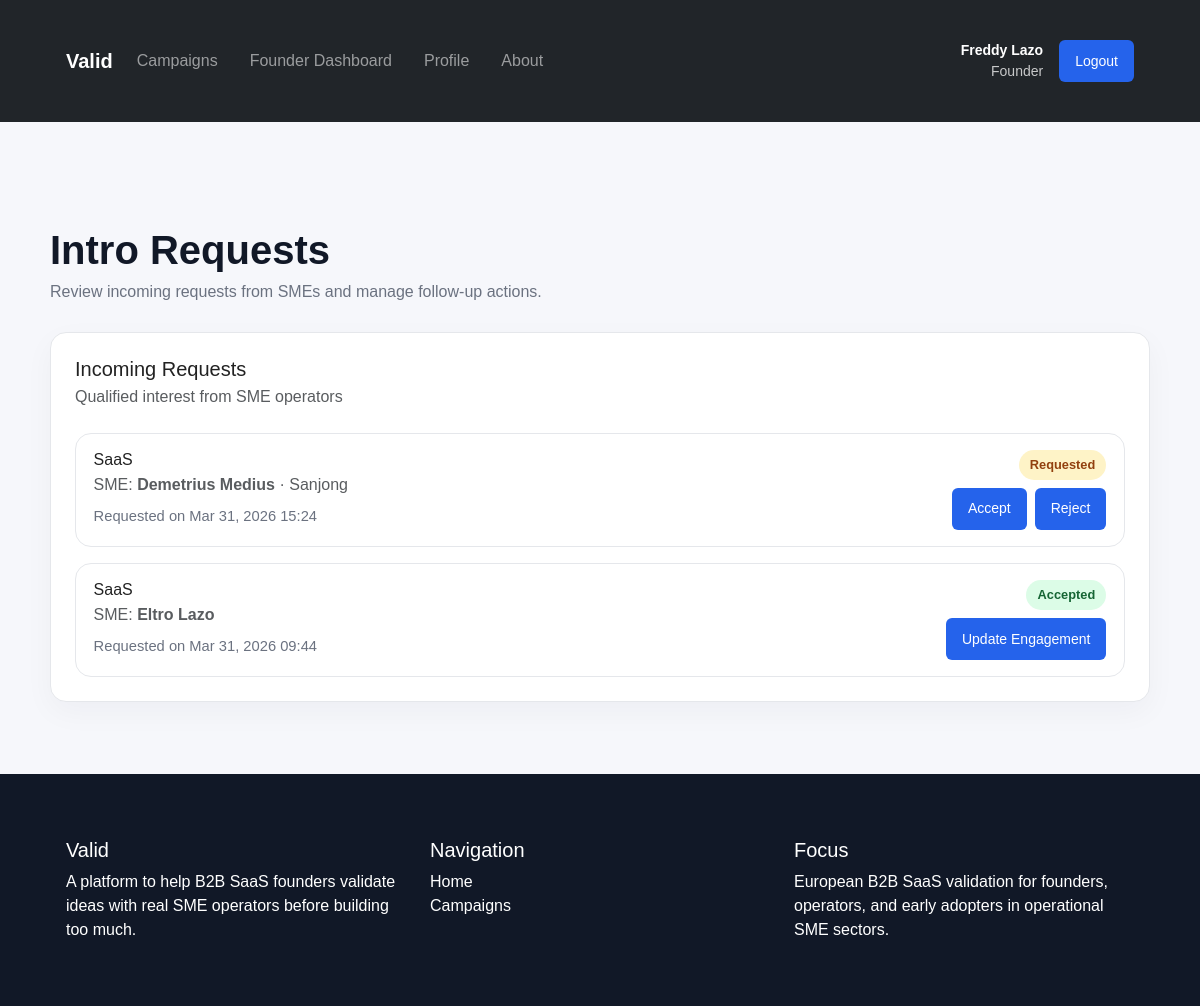
Page /valid/founder/intro-requests/ (signed in) on the committed database.
### account/models.py (models this page shows, shortened)
class Profile(models.Model):
    user = models.OneToOneField(
        settings.AUTH_USER_MODEL,
        on_delete=models.CASCADE,
        related_name="profile",
    )
    role = models.CharField(max_length=20, choices=UserRole.choices)
    company_name = models.CharField(max_length=255, blank=True)
    industry = models.CharField(max_length=100, blank=True)
    country = models.CharField(max_length=100, blank=True)
    company_size = models.CharField(max_length=50, blank=True)
    job_title = models.CharField(max_length=100, blank=True)
    pain_points = models.TextField(blank=True)

### campaign/models.py (models this page shows, shortened)
class IntroRequest(models.Model):
    campaign = models.ForeignKey(
        Campaign,
        on_delete=models.CASCADE,
        related_name="intro_requests",
    )
    sme_user = models.ForeignKey(
        settings.AUTH_USER_MODEL,
        on_delete=models.CASCADE,
        related_name="intro_requests",
    )
    status = models.CharField(
        max_length=20,
        choices=IntroRequestStatus.choices,
        default=IntroRequestStatus.REQUESTED,
    )
    requested_at = models.DateTimeField(auto_now_add=True)
    class Meta:
        unique_together = ("campaign", "sme_user")
        ordering = ["-requested_at"]

class Campaign(models.Model):
    founder = models.ForeignKey(
        settings.AUTH_USER_MODEL,
        on_delete=models.CASCADE,
        related_name="campaigns",
    )
    title = models.CharField(max_length=255)
    problem_summary = models.TextField()
    solution_summary = models.TextField()
    target_industry = models.CharField(
        max_length=50,
        choices=CampaignIndustry.choices,
    )
    target_role = models.CharField(
        max_length=50,
        choices=CampaignTargetRole.choices,
    )
    target_company_size = models.CharField(
        max_length=50,
        choices=CampaignCompanySize.choices,
    )
    target_market = models.CharField(max_length=100, blank=True)
    validation_goal_type = models.CharField(
        max_length=50,
        choices=CampaignValidationGoal.choices,
    )
    validation_goal_count = models.PositiveIntegerField(default=1)
    pilot_offer_summary = models.TextField(blank=True)
    status = models.CharField(
        max_length=20,
        choices=CampaignStatus.choices,
        default=CampaignStatus.PENDING_REVIEW,
    )
    campaign_image = models.ImageField(upload_to="campaign_visuals/", blank=True, null=True)
    created_at = models.DateTimeField(auto_now_add=True)
    updated_at = models.DateTimeField(auto_now=True)
    class Meta:
        ordering = ["-created_at"]

### campaign/views.py (the view)
# urls.py: path("founder/intro-requests/", founder_intro_request_list, name="founder_intro_request_list"),
@login_required
def founder_intro_request_list(request):
    if not is_founder(request.user):
        return HttpResponseForbidden("Only founders can access this page.")
    intro_requests = (
        IntroRequest.objects.filter(campaign__founder=request.user)
        .select_related("campaign", "sme_user", "sme_user__profile")
        .order_by("-requested_at")
    )
    return render(
        request,
        "campaign/founder/intro_request_list.html",
        {"intro_requests": intro_requests},
    )

### campaign/views.py (called while the page is built)
def is_founder(user):
    return (
        user.is_authenticated
        and hasattr(user, "profile")
        and user.profile.role == "founder"
    )

### campaign/templates/campaign/founder/intro_request_list.html (shortened to what this page needs)
{% extends "campaign/base.html" %}
{% block content %}
<div class="container page-shell">
    <div class="page-header">
        <h1>Intro Requests</h1>
        <p>Review incoming requests from SMEs and manage follow-up actions.</p>
    </div>
    <div class="section-card">
        <div class="card-body">
            <div class="d-flex justify-content-between align-items-center mb-4 flex-wrap gap-2">
                <div>
                    <h2 class="h5 mb-1">Incoming Requests</h2>
                    <p class="text-muted mb-0">Qualified interest from SME operators</p>
                </div>
            </div>
            <div class="content-stack">
                {% for intro_request in intro_requests %}
                    <div class="list-item-card">
                        <div class="d-flex justify-content-between align-items-start flex-wrap gap-3">
                            <div>
                                <h3 class="h6 mb-1">{{ intro_request.campaign.title }}</h3>
                                <p class="mb-2 text-muted">
                                    SME:
                                    <strong>
                                        {{ intro_request.sme_user.get_full_name|default:intro_request.sme_user.username }}
                                    </strong>
                                    {% if intro_request.sme_user.profile.company_name %}
                                        · {{ intro_request.sme_user.profile.company_name }}
                                    {% endif %}
                                </p>
                                <div class="list-meta">
                                    Requested on {{ intro_request.requested_at|date:"M d, Y H:i" }}
                                </div>
                            </div>
                            <div class="text-md-end">
                                <div class="mb-2">
                                    <span class="status-badge status-{{ intro_request.status }}">
                                        {{ intro_request.status }}
                                    </span>
                                </div>
                                <div class="d-flex gap-2 flex-wrap justify-content-md-end">
                                    {% if intro_request.status == "requested" %}
                                        <a class="btn btn-sm btn-outline-success" href="{% url 'founder_intro_request_update' intro_request.id 'accepted' %}">
                                            Accept
                                        </a>
                                        <a class="btn btn-sm btn-outline-danger" href="{% url 'founder_intro_request_update' intro_request.id 'rejected' %}">
                                            Reject
                                        </a>
                                    {% elif intro_request.status == "accepted" %}
                                        <a class="btn btn-sm btn-outline-primary" href="{% url 'founder_engagement_update' intro_request.id %}">
                                            Update Engagement
                                        </a>
                                    {% endif %}
                                </div>
                            </div>
                        </div>
                    </div>
                {% empty %}
                    <div class="empty-state">
                        No intro requests yet.
                    </div>
                {% endfor %}
            </div>
        </div>
    </div>
</div>
{% endblock %}

### campaign/templates/campaign/base.html (shortened to what this page needs)
{% load static %}
<!DOCTYPE html>
<html lang="en">
<head>
    <link
        href="https://cdn.jsdelivr.net/npm/bootstrap@5.3.3/dist/css/bootstrap.min.css"
        rel="stylesheet">
    <link href="{% static "css/valid.css" %}" rel="stylesheet">
</head>
<body >
<nav class="navbar navbar-expand-lg navbar-dark bg-dark sticky-top">
    <div class="container">
        <a class="navbar-brand fw-bold" href="{% url 'home' %}">Valid</a>
        <div class="collapse navbar-collapse" id="mainNav">
            <ul class="navbar-nav me-auto mb-2 mb-lg-0">
                <li class="nav-item">
                    <a class="nav-link" href="{% url 'campaign_list' %}">Campaigns</a>
                </li>
                {% if user.is_authenticated %}
                    {% if user.profile.role == 'founder' %}
                        <li class="nav-item">
                            <a class="nav-link" href="{% url 'founder_dashboard' %}">Founder Dashboard</a>
                        </li>
                    {% elif user.profile.role == 'sme' %}
                        <li class="nav-item">
                            <a class="nav-link" href="{% url 'sme_dashboard' %}">SME Dashboard</a>
                        </li>
                    {% endif %}
                    <li class="nav-item">
                        <a class="nav-link" href="{% url 'profile' %}">Profile</a>
                    </li>
                {% endif %}
                <li class="nav-item">
                    <a class="nav-link" href="{% url 'about' %}">About</a>
                </li>
            </ul>
            <div class="d-flex align-items-center gap-3">
                {% if user.is_authenticated %}
                    <div class="text-white small text-end">
                        <div class="fw-semibold">
                            {{ user.first_name|default:user.username }} {{ user.last_name }}
                        </div>
                        <div class="opacity-75">
                            {{ user.profile.role|title }}
                        </div>
                    </div>
                    <form method="post" action="{% url 'logout' %}">
                        <button class="btn btn-outline-light btn-sm" type="submit">Logout</button>
                    </form>
                {% else %}
                    <a class="btn btn-outline-light btn-sm" href="{% url 'login' %}">Login</a>
                    <a class="btn btn-light btn-sm" href="{% url 'signup' %}">Sign Up</a>
                {% endif %}
            </div>
        </div>
    </div>
</nav>
<main class="flex-fill">
</main>
{% block content %}{% endblock %}
<footer class="footer">
    <div class="container">
        <div class="row g-4">
            <div class="col-md-4">
                <h5>Valid</h5>
                <p class="mb-0">
                    A platform to help B2B SaaS founders validate ideas with real SME operators before building too much.
                </p>
            </div>
            <div class="col-md-4">
                <h5>Navigation</h5>
                <ul class="list-unstyled">
                    <li><a class="text-white text-decoration-none" href="{% url 'home' %}">Home</a></li>
                    <li><a class="text-white text-decoration-none" href="{% url 'campaign_list' %}">Campaigns</a></li>
                </ul>
            </div>
            <div class="col-md-4">
                <h5>Focus</h5>
                <p class="mb-0">
                    European B2B SaaS validation for founders, operators, and early adopters in operational SME sectors.
                </p>
            </div>
        </div>
    </div>
</footer>
</body>
</html>

### campaign/static/css/valid.css (style rules this page uses)
body { font-family: Arial, sans-serif; display: flex; flex-direction: column; background: #f6f7fb; margin: 0; color: #222; min-height: 100vh; }
nav { background: #111827; padding: 1rem 2rem; }
nav a { color: #fff; text-decoration: none; margin-right: 1rem; }
.container { max-width: 1100px; margin: 2rem auto; padding: 0 1rem; }
.btn { display: inline-block; padding: 0.65rem 1rem; background: #2563eb; color: white; text-decoration: none; border-radius: 6px; border: none; cursor: pointer; }
.footer { background-color: #111827; color: white; padding: 2rem 0; margin-top: auto; }
.page-shell { padding: 2.5rem 0; }
.page-header { margin-bottom: 1.75rem; }
.page-header h1 { font-weight: 700; margin-bottom: 0.35rem; color: #111827; }
.page-header p { margin-bottom: 0; color: #6b7280; }
.section-card { background: #fff; border: 1px solid #e5e7eb; border-radius: 1rem; box-shadow: 0 10px 30px rgba(15, 23, 42, 0.04); }
.section-card .card-body { padding: 1.5rem; }
.list-item-card { border: 1px solid #e5e7eb; border-radius: 1rem; padding: 1rem 1.1rem; background: #fff; transition: transform 0.2s ease, box-shadow 0.2s ease; }
.list-meta { font-size: 0.92rem; color: #6b7280; }
.status-badge { display: inline-block; padding: 0.35rem 0.7rem; border-radius: 999px; font-size: 0.8rem; font-weight: 600; text-transform: capitalize; }
.status-requested { background: #fef3c7; color: #92400e; }
.status-accepted { background: #dcfce7; color: #166534; }
.content-stack > * + * { margin-top: 1rem; }

### rows in the picture
IntroRequest: campaign "SaaS", sme_user.get_full_name "Demetrius Medius", sme_user.profile.company_name "Sanjong", requested_at "Mar 31, 2026 15:24", status "Requested", shows "Accept"
IntroRequest: campaign "SaaS", sme_user.get_full_name "Eltro Lazo", requested_at "Mar 31, 2026 09:44", status "Accepted", shows "Update Engagement"

### other values in the picture
{{ user.first_name|default:user.username }} "Freddy"
{{ user.last_name }} "Lazo"
{{ user.profile.role|title }} "Founder"
